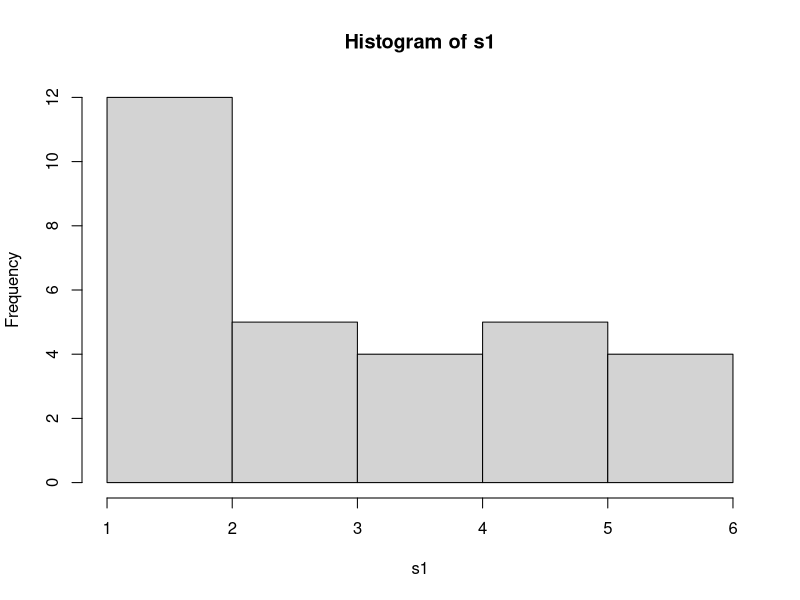
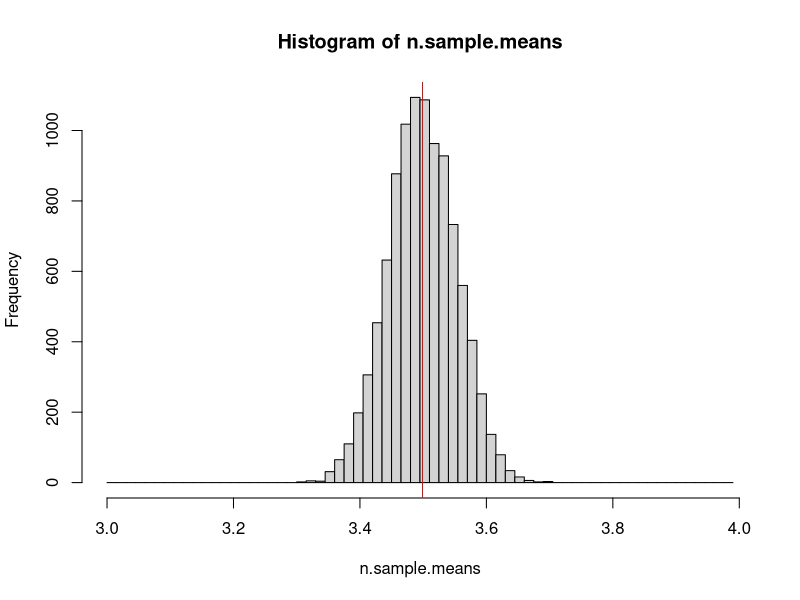
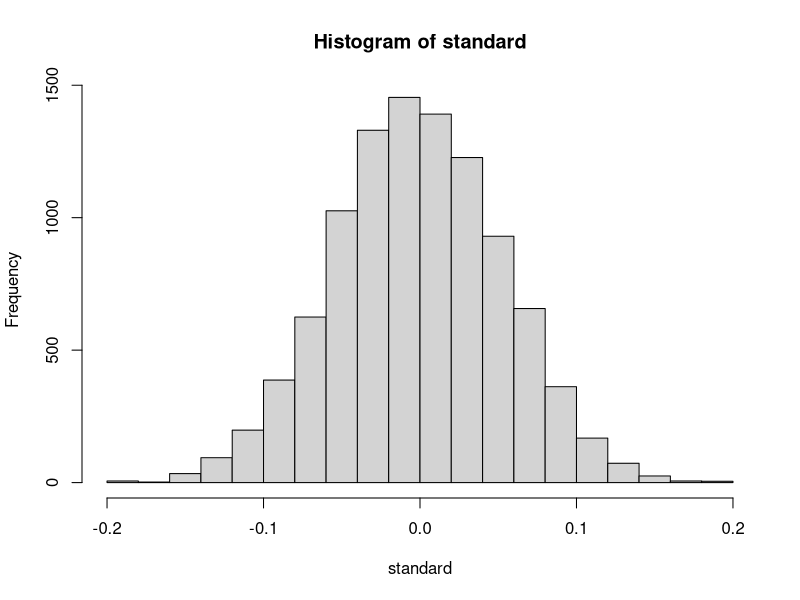

Reproduce these figures in R, in order.
pop <- 1:6
pop
pop.pr <- rep(1/6, 6)

mu <- mean(pop)
mu

mu1 <- sum(pop * pop.pr)
mu1

sigma <- sqrt(mean(pop^2) - mean(pop)^2)
sigma

sample.size <- 30

s1 <- sample(x = pop, size = sample.size, replace = TRUE)
s1.mean <- mean(s1)
s1.sd <- mean(s1)
s1.hist <- hist(s1)
s1.hist

n.rep <- 10000

n.sample.size <- 1000

n.sample.means <- replicate(n.rep, mean(sample(pop, size = n.sample.size, replace = TRUE)))
hist(n.sample.means, breaks = seq(3,4, by=0.015))
abline(v = mean(n.sample.means), col = "red")


MakeItStd <- function(x, mu, samplesize) {
  (x - mu) / sigma * samplesize
}


standard <- MakeItStd(n.sample.means, mu, sigma)
hist(standard)
